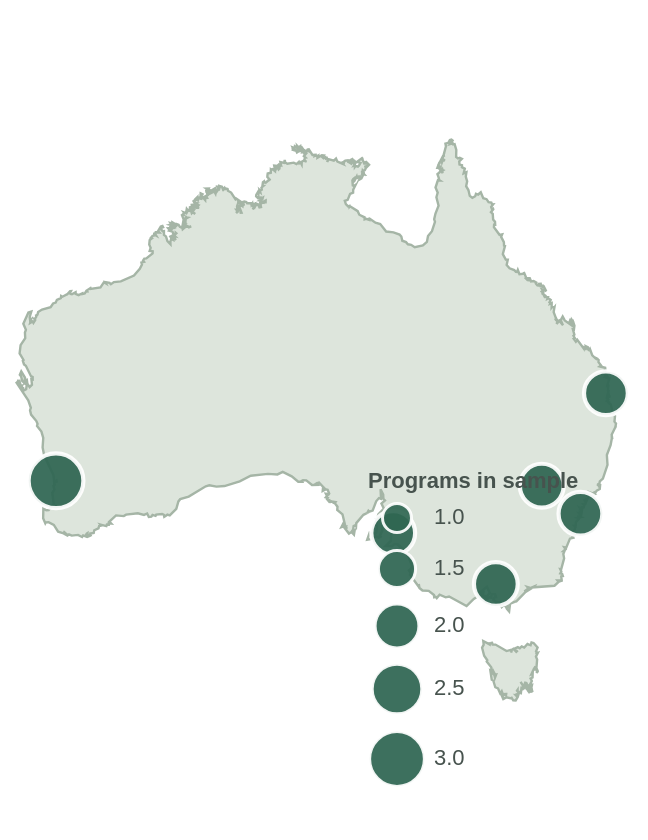

Express this chart as Vega-Lite.
### Vega-Lite specification from a JSON file in a GitHub repository (floating-point values rounded to 4 significant figures; data arrays with more than 128 entries replaced by an {"elided": "..."} marker saying what was removed)
{"$schema": "https://vega.github.io/schema/vega-lite/v5.json", "background": null, "config": {"view": {"stroke": null}, "axis": {"labelColor": "#47534e", "titleColor": "#47534e", "gridColor": "#e7e8e2", "domainColor": "#c7cec5", "tickColor": "#c7cec5", "labelFont": "Arial", "titleFont": "Arial", "labelFontSize": 11, "titleFontSize": 11, "labelPadding": 7}, "legend": {"labelFont": "Arial", "titleFont": "Arial", "labelColor": "#47534e", "labelFontSize": 11, "titleColor": "#47534e"}, "text": {"font": "Arial"}, "header": {"labelFont": "Arial"}}, "width": "container", "height": 410, "projection": {"type": "mercator"}, "layer": [{"data": {"values": [{"type": "Feature", "properties": {"name": "Mainland Australia"}, "geometry": {"type": "Polygon", "coordinates": {"elided": "1x1192x2 float values"}}}, {"type": "Feature", "properties": {"name": "Tasmania"}, "geometry": {"type": "Polygon", "coordinates": {"elided": "1x118x2 float values"}}}]}, "mark": {"type": "geoshape", "fill": "#dde5dc", "stroke": "#a5b5a6", "strokeWidth": 1.2}}, {"data": {"values": [{"site": "Healesville Sanctuary", "state": "VIC", "place": "Healesville, VIC", "latitude": -37.69, "longitude": 145.5, "operator": "Zoos Victoria", "website": "https://www.zoo.org.au/healesville/", "short_site": "Healesville", "program_count": 2}, {"site": "Taronga Zoo Sydney", "state": "NSW", "place": "Mosman, NSW", "latitude": -33.84, "longitude": 151.2, "operator": "Taronga Conservation Society", "website": "https://www.taronga.org.au/", "short_site": "Taronga Sydney", "program_count": 2}, {"site": "Taronga Western Plains Zoo", "state": "NSW", "place": "Dubbo, NSW", "latitude": -32.25, "longitude": 148.6, "operator": "Taronga Conservation Society", "website": "https://www.taronga.org.au/dubbo-zoo", "short_site": "Taronga Dubbo", "program_count": 2}, {"site": "Perth Zoo", "state": "WA", "place": "South Perth, WA", "latitude": -31.98, "longitude": 115.9, "operator": "Perth Zoo", "website": "https://perthzoo.wa.gov.au/", "short_site": "Perth Zoo", "program_count": 3}, {"site": "Adelaide Zoo", "state": "SA", "place": "Adelaide, SA", "latitude": -34.91, "longitude": 138.6, "operator": "Zoos South Australia", "website": "https://www.adelaidezoo.com.au/", "short_site": "Adelaide Zoo", "program_count": 2}, {"site": "Australia Zoo", "state": "QLD", "place": "Beerwah, QLD", "latitude": -26.84, "longitude": 153.0, "operator": "Australia Zoo", "website": "https://australiazoo.com.au/", "short_site": "Australia Zoo", "program_count": 2}]}, "mark": {"type": "circle", "filled": true, "stroke": "#ffffff", "strokeWidth": 2.1, "opacity": 0.93}, "encoding": {"longitude": {"field": "longitude", "type": "quantitative"}, "latitude": {"field": "latitude", "type": "quantitative"}, "size": {"field": "program_count", "type": "quantitative", "scale": {"domain": [1, 3], "range": [210, 750]}, "legend": {"title": "Programs in sample", "orient": "bottom-right"}}, "color": {"value": "#2f6652"}, "tooltip": [{"field": "site", "type": "nominal", "title": "Conservation site"}, {"field": "state", "type": "nominal", "title": "State"}, {"field": "program_count", "type": "quantitative", "title": "Included programs"}]}}]}
